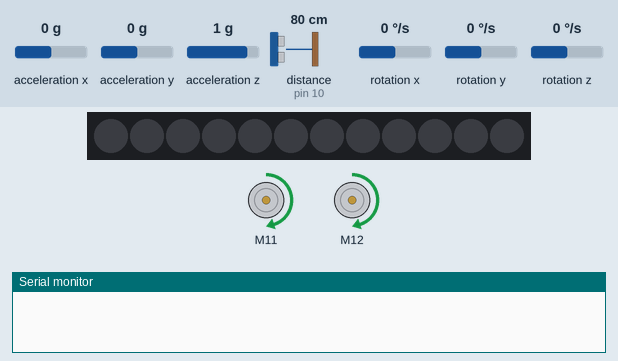
Simulated run of this sketch. Board: Arduino Uno, built with avr-gcc and run on an emulated ATmega328P. On the bench: 12 RGB LEDs in strip order, left to right, 2 × DC motor (green arrow = forward, orange = backward, longer = faster), the last lines printed to the serial monitor. The inputs (shaded band) are chosen by the test bench; at power-on: rotation z 0 °/s, acceleration x 0 g, acceleration y 0 g, acceleration z 1 g, distance to the obstacle (sensor on pin 10) 80 cm, rotation x 0 °/s, rotation y 0 °/s. Dim RGB values are drawn brighter than linear.

Above: at 2.2 s.
2.3 s: rotation z set to 4 °/s
At 5.1 s:
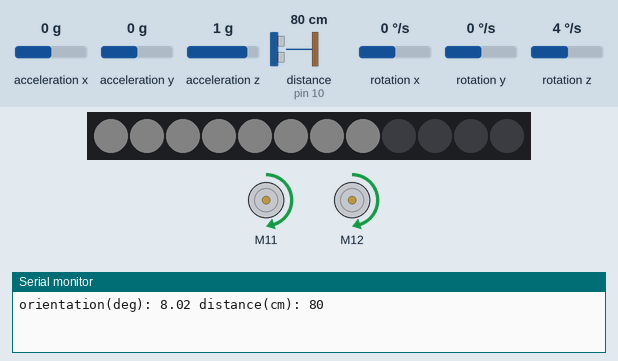
5.3 s: rotation z set to 192 °/s
At 8.2 s:
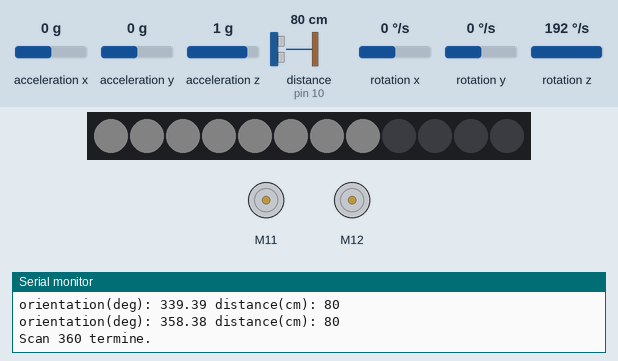
Timing chart, 0 to 9.7 s (numbered marks = the images above; inputs shaded):
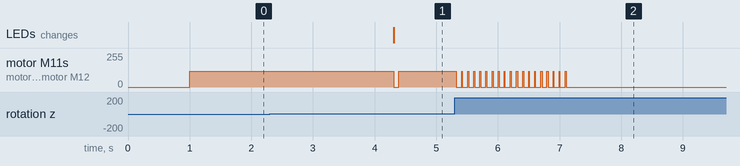

The sketch:

17-distance-vs-orientation.ino
```cpp
// Exercice 17 : distance vs orientation (scan 360 par pas de a)

#include "MeAuriga.h"
#include "Wire.h"

const int Nled = 12;
const int maxDistanceCm = 120;

MeRGBLed led(0, Nled);
MeGyro gyroSensor(0, 0x69);
MeUltrasonicSensor ultrasound(10);
MeEncoderOnBoard motor1(SLOT1);
MeEncoderOnBoard motor2(SLOT2);

float a = 10.0; // Tester aussi 15
const int turnPwm = 120;
const float toleranceDeg = 2.0;

float zStart = 0.0;
float turnedTotal = 0.0;
float turnedStepStart = 0.0;
bool finished = false;

void setTurnRight(int pwm) {
  motor1.setMotorPwm(pwm);
  motor2.setMotorPwm(pwm);
}

void stopRobot() {
  motor1.setMotorPwm(0);
  motor2.setMotorPwm(0);
}

float deltaAngle(float current, float start) {
  float d = current - start;
  while (d < 0) d += 360.0;
  while (d >= 360.0) d -= 360.0;
  return d;
}

void showDistanceOnLeds(int distanceCm) {
  int clampedDistance = constrain(distanceCm, 0, maxDistanceCm);
  int ledsOn = map(clampedDistance, 0, maxDistanceCm, 0, Nled);

  led.setColor(0, 0, 0, 0);
  for (int i = 1; i <= ledsOn; i++) {
    led.setColor(i, 6, 6, 6); // faible intensite
  }
  led.show();
}

void setup() {
  Serial.begin(9600);
  led.setpin(44);
  led.setColor(0, 0, 0, 0);
  led.show();

  gyroSensor.begin();
  delay(200);
  gyroSensor.update();
  zStart = gyroSensor.getAngleZ();
  turnedStepStart = 0.0;

  setTurnRight(turnPwm);
}

void loop() {
  if (finished) {
    delay(200);
    return;
  }

  gyroSensor.update();
  float turnedNow = deltaAngle(gyroSensor.getAngleZ(), zStart);

  if ((turnedNow - turnedStepStart) >= (a - toleranceDeg)) {
    stopRobot();

    int d = ultrasound.distanceCm();
    showDistanceOnLeds(d);

    Serial.print("orientation(deg): ");
    Serial.print(turnedNow);
    Serial.print(" distance(cm): ");
    Serial.println(d);

    turnedStepStart = turnedNow;
    turnedTotal = turnedNow;

    if (turnedTotal >= (360.0 - a)) {
      finished = true;
      stopRobot();
      Serial.println("Scan 360 termine.");
      return;
    }

    delay(80);
    setTurnRight(turnPwm);
  }

  delay(10);
}
```

Measured:
- the behaviour switches between 2 and 3 °/s on rotation z (found by bisection; images 0 and 1)
- after the input at 2.3 s, motor M11, motor M12: forward 120/255 → stopped after 2.0 s, → forward 120/255 0.08 s later; the LEDs: change after 2.0 s (image 1)
- after the input at 5.3 s, motor M11, motor M12: alternates forward 120/255 for 0.02 s and stopped for 0.09 s, 37 changes in all, then stays stopped, starting at once
